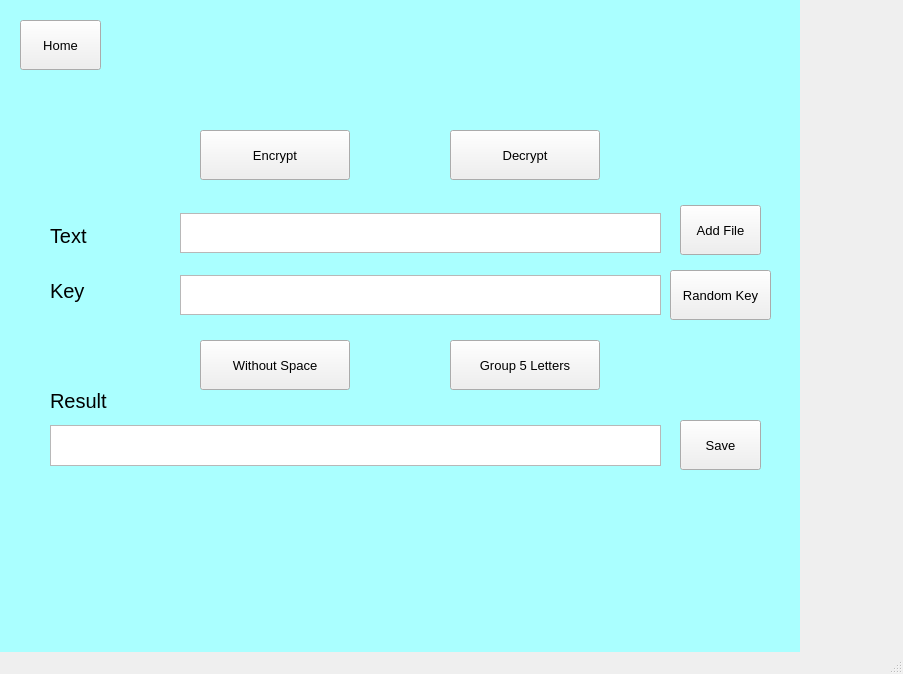
<?xml version="1.0" encoding="UTF-8"?>
<ui version="4.0">
 <class>MainWindow</class>
 <widget class="QMainWindow" name="MainWindow">
  <property name="geometry">
   <rect>
    <x>0</x>
    <y>0</y>
    <width>903</width>
    <height>674</height>
   </rect>
  </property>
  <property name="windowTitle">
   <string>MainWindow</string>
  </property>
  <widget class="QWidget" name="centralwidget">
   <widget class="QPushButton" name="pushButton_10">
    <property name="geometry">
     <rect>
      <x>20</x>
      <y>20</y>
      <width>81</width>
      <height>50</height>
     </rect>
    </property>
    <property name="font">
     <font>
      <pointsize>10</pointsize>
     </font>
    </property>
    <property name="text">
     <string>Home</string>
    </property>
   </widget>
   <widget class="QLabel" name="label_2">
    <property name="geometry">
     <rect>
      <x>130</x>
      <y>20</y>
      <width>551</width>
      <height>81</height>
     </rect>
    </property>
    <property name="font">
     <font>
      <pointsize>20</pointsize>
     </font>
    </property>
    <property name="text">
     <string/>
    </property>
   </widget>
   <widget class="QLabel" name="label">
    <property name="geometry">
     <rect>
      <x>50</x>
      <y>215</y>
      <width>111</width>
      <height>31</height>
     </rect>
    </property>
    <property name="font">
     <font>
      <pointsize>15</pointsize>
     </font>
    </property>
    <property name="text">
     <string/>
    </property>
   </widget>
   <widget class="QTextEdit" name="textEdit">
    <property name="geometry">
     <rect>
      <x>180</x>
      <y>213</y>
      <width>481</width>
      <height>40</height>
     </rect>
    </property>
   </widget>
   <widget class="QPushButton" name="pushButton_11">
    <property name="geometry">
     <rect>
      <x>680</x>
      <y>205</y>
      <width>81</width>
      <height>50</height>
     </rect>
    </property>
    <property name="font">
     <font>
      <pointsize>10</pointsize>
     </font>
    </property>
    <property name="text">
     <string>Add File</string>
    </property>
   </widget>
   <widget class="QLabel" name="label_3">
    <property name="geometry">
     <rect>
      <x>50</x>
      <y>275</y>
      <width>111</width>
      <height>31</height>
     </rect>
    </property>
    <property name="font">
     <font>
      <pointsize>15</pointsize>
     </font>
    </property>
    <property name="text">
     <string>Key</string>
    </property>
   </widget>
   <widget class="QTextEdit" name="textEdit_2">
    <property name="geometry">
     <rect>
      <x>180</x>
      <y>275</y>
      <width>481</width>
      <height>40</height>
     </rect>
    </property>
   </widget>
   <widget class="QLabel" name="label_4">
    <property name="geometry">
     <rect>
      <x>50</x>
      <y>385</y>
      <width>191</width>
      <height>31</height>
     </rect>
    </property>
    <property name="font">
     <font>
      <pointsize>15</pointsize>
     </font>
    </property>
    <property name="text">
     <string>Result</string>
    </property>
   </widget>
   <widget class="QTextBrowser" name="textBrowser">
    <property name="geometry">
     <rect>
      <x>50</x>
      <y>425</y>
      <width>611</width>
      <height>41</height>
     </rect>
    </property>
   </widget>
   <widget class="QPushButton" name="pushButton_12">
    <property name="geometry">
     <rect>
      <x>680</x>
      <y>420</y>
      <width>81</width>
      <height>50</height>
     </rect>
    </property>
    <property name="font">
     <font>
      <pointsize>10</pointsize>
     </font>
    </property>
    <property name="text">
     <string>Save</string>
    </property>
   </widget>
   <widget class="QPushButton" name="pushButton_13">
    <property name="geometry">
     <rect>
      <x>670</x>
      <y>270</y>
      <width>101</width>
      <height>50</height>
     </rect>
    </property>
    <property name="font">
     <font>
      <pointsize>10</pointsize>
     </font>
    </property>
    <property name="text">
     <string>Random Key</string>
    </property>
   </widget>
   <widget class="QPushButton" name="pushButton_6">
    <property name="geometry">
     <rect>
      <x>200</x>
      <y>130</y>
      <width>150</width>
      <height>50</height>
     </rect>
    </property>
    <property name="font">
     <font>
      <pointsize>10</pointsize>
     </font>
    </property>
    <property name="mouseTracking">
     <bool>true</bool>
    </property>
    <property name="text">
     <string>Encrypt</string>
    </property>
   </widget>
   <widget class="QPushButton" name="pushButton_7">
    <property name="geometry">
     <rect>
      <x>450</x>
      <y>130</y>
      <width>150</width>
      <height>50</height>
     </rect>
    </property>
    <property name="font">
     <font>
      <pointsize>10</pointsize>
     </font>
    </property>
    <property name="mouseTracking">
     <bool>true</bool>
    </property>
    <property name="text">
     <string>Decrypt</string>
    </property>
   </widget>
   <widget class="QPushButton" name="pushButton_8">
    <property name="geometry">
     <rect>
      <x>200</x>
      <y>340</y>
      <width>150</width>
      <height>50</height>
     </rect>
    </property>
    <property name="font">
     <font>
      <pointsize>10</pointsize>
     </font>
    </property>
    <property name="mouseTracking">
     <bool>true</bool>
    </property>
    <property name="text">
     <string>Without Space</string>
    </property>
   </widget>
   <widget class="QPushButton" name="pushButton_9">
    <property name="geometry">
     <rect>
      <x>450</x>
      <y>340</y>
      <width>150</width>
      <height>50</height>
     </rect>
    </property>
    <property name="font">
     <font>
      <pointsize>10</pointsize>
     </font>
    </property>
    <property name="mouseTracking">
     <bool>true</bool>
    </property>
    <property name="text">
     <string>Group 5 Letters</string>
    </property>
   </widget>
   <widget class="QLabel" name="label_5">
    <property name="geometry">
     <rect>
      <x>50</x>
      <y>220</y>
      <width>111</width>
      <height>31</height>
     </rect>
    </property>
    <property name="font">
     <font>
      <pointsize>15</pointsize>
     </font>
    </property>
    <property name="text">
     <string>Text</string>
    </property>
   </widget>
   <widget class="QWidget" name="widget" native="true">
    <property name="geometry">
     <rect>
      <x>0</x>
      <y>0</y>
      <width>800</width>
      <height>761</height>
     </rect>
    </property>
    <property name="styleSheet">
     <string notr="true">background-color: rgb(170, 255, 255);</string>
    </property>
   </widget>
   <zorder>widget</zorder>
   <zorder>pushButton_10</zorder>
   <zorder>label_2</zorder>
   <zorder>label</zorder>
   <zorder>textEdit</zorder>
   <zorder>pushButton_11</zorder>
   <zorder>label_3</zorder>
   <zorder>textEdit_2</zorder>
   <zorder>label_4</zorder>
   <zorder>textBrowser</zorder>
   <zorder>pushButton_12</zorder>
   <zorder>pushButton_13</zorder>
   <zorder>pushButton_6</zorder>
   <zorder>pushButton_7</zorder>
   <zorder>pushButton_8</zorder>
   <zorder>pushButton_9</zorder>
   <zorder>label_5</zorder>
  </widget>
  <widget class="QMenuBar" name="menubar">
   <property name="geometry">
    <rect>
     <x>0</x>
     <y>0</y>
     <width>903</width>
     <height>26</height>
    </rect>
   </property>
  </widget>
  <widget class="QStatusBar" name="statusbar"/>
 </widget>
 <resources/>
 <connections/>
</ui>
